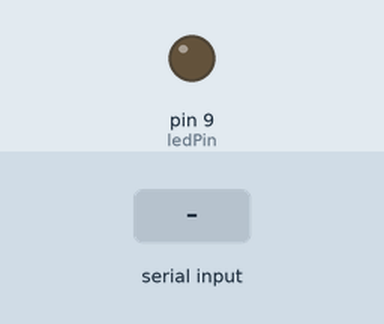
A sketch run on a simulated Arduino Uno, built with avr-gcc and run on an emulated ATmega328P. Shown: output pins drawn as LEDs (lit = HIGH). Inputs (shaded band) come from the test bench.

Above: at 1.2 s.
1.3 s: "v\n" received over Serial
At 2.7 s:
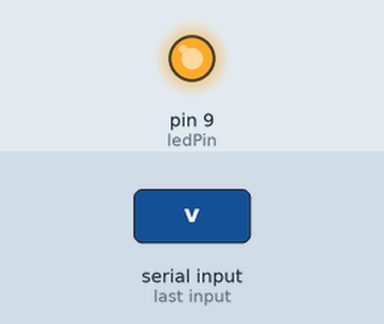
4.3 s: "c\n" received over Serial
At 4.9 s:
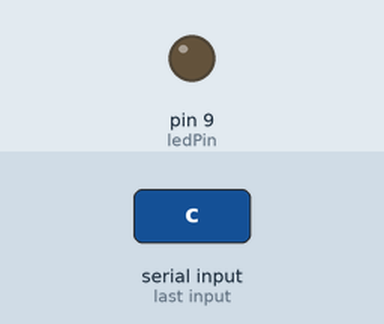
Timing chart, 0 to 7.3 s (numbered marks = the images above; inputs shaded):
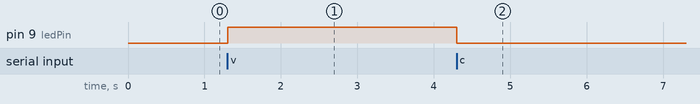

The sketch:

digitalActuator.ino
```cpp
/** CAUTION : The IDs have to be different from
 *           one device to another.
 *
 *  The ID is composed as WXYZId where :
 *  - W allows the program to know what kind of device it is :
 *     --> 0 : SENSOR
 *     --> 1 : ACTUATOR
 *  - X corresponds to the data type influenced by the device :
 *     --> 0 : TEMPERATURE
 *     --> 1 : LIGHT
 *  - Y corresponds to the action the actuator is supposed to generate
 *     --> 0 : INCREASE
 *     --> 1 : DECREASE
 *     --> 2 : NONE
 *     --> 3 : OK
 *  - Z corresponds to the type of respond the actuator produce
 *     --> 0 : Numeric
 *     --> 1 : Analogic
 *  - Id : you can put whatever you want here.
**/
const String ID = "1100LigAc";

String intensity;
int ledPin = 9;
bool receivingValue;

float currentIntensity = 0;
byte luminosite;

void setup() {
  Serial.begin(9600);
  pinMode(ledPin, OUTPUT);
  receivingValue = false;
  currentIntensity = 0;
  analogWrite(ledPin, 255 * currentIntensity);
  intensity = "OFF";
}

void loop() {
  if (Serial.available() > 0)
  {
    char read = Serial.read();
    if (receivingValue) {
      //Receiving the intensity char per char
      //The intensity has to be HIGH, MEDHIGH, MEDLOW, or LOW
      if (read != '\n') {
        intensity += read;

      //When we reach the end of the word,
      //we light the LED according to the received intensity.
      } else {
        if (intensity == "OFF") {
            currentIntensity = 0;
        } else {
            currentIntensity = 1;
        }

        analogWrite(ledPin, 255 * currentIntensity);
        receivingValue = false;
      }
    }

    //Receiving the value if a 'v' is read
    if (read == 'v') {
      receivingValue = true;
      intensity = "";

    //Send the ID if a 'i' is received
    } else if (read == 'i') {
      Serial.println(ID.c_str());

    } else if (read == 'c') {
      setup();

    } else if (read == 't') {
      Serial.println(intensity.c_str());

    } else {
      //Do nothing if anything else is received
    }
  }
}
```

Measured:
- after the input at 1.3 s, pin 9 (ledPin): LOW → HIGH at once
- after the input at 4.3 s, pin 9 (ledPin): HIGH → LOW at once
